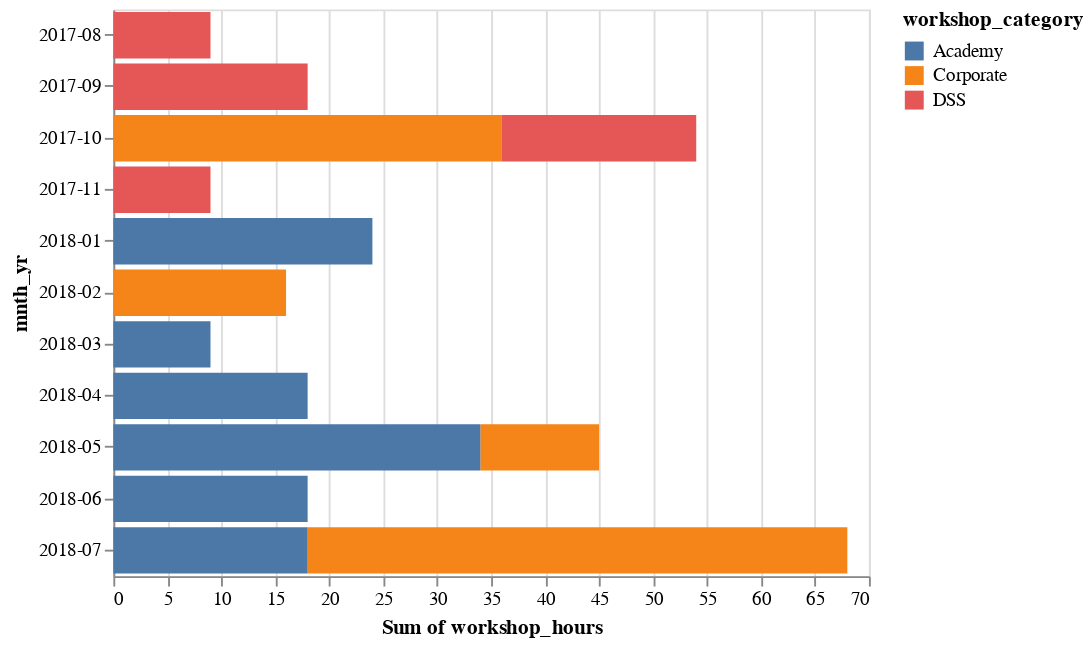

Write notebook code for a chart like this one.
### Code cell
alt.Chart(dat).mark_bar().encode(
    alt.X("sum(workshop_hours)"),
    alt.Y('mnth_yr'),
    alt.Color('workshop_category')
)

### Figure 1 — Vega-Lite specification as saved in the notebook (floating-point values rounded to 4 significant figures)
{"$schema": "https://vega.github.io/schema/vega-lite/v2.6.0.json", "config": {"view": {"height": 300, "width": 400}}, "data": {"name": "data-5a8f6b4b8f1babe2c55ef428a0be29d8"}, "datasets": {"data-5a8f6b4b8f1babe2c55ef428a0be29d8": [{"class_size": 21, "mnth_yr": "2017-08", "workshop_category": "DSS", "workshop_hours": 9}, {"class_size": 30, "mnth_yr": "2017-09", "workshop_category": "DSS", "workshop_hours": 9}, {"class_size": 12, "mnth_yr": "2017-10", "workshop_category": "DSS", "workshop_hours": 9}, {"class_size": 29, "mnth_yr": "2017-10", "workshop_category": "DSS", "workshop_hours": 9}, {"class_size": 5, "mnth_yr": "2017-10", "workshop_category": "Corporate", "workshop_hours": 18}, {"class_size": 7, "mnth_yr": "2017-11", "workshop_category": "DSS", "workshop_hours": 9}, {"class_size": 10, "mnth_yr": "2017-10", "workshop_category": "Corporate", "workshop_hours": 18}, {"class_size": 27, "mnth_yr": "2017-09", "workshop_category": "DSS", "workshop_hours": 9}, {"class_size": 10, "mnth_yr": "2018-02", "workshop_category": "Corporate", "workshop_hours": 16}, {"class_size": 10, "mnth_yr": "2018-05", "workshop_category": "Corporate", "workshop_hours": 11}, {"class_size": 24, "mnth_yr": "2018-01", "workshop_category": "Academy", "workshop_hours": 9}, {"class_size": 24, "mnth_yr": "2018-01", "workshop_category": "Academy", "workshop_hours": 6}, {"class_size": 19, "mnth_yr": "2018-01", "workshop_category": "Academy", "workshop_hours": 9}, {"class_size": 29, "mnth_yr": "2018-05", "workshop_category": "Academy", "workshop_hours": 9}, {"class_size": 17, "mnth_yr": "2018-07", "workshop_category": "Corporate", "workshop_hours": 30}, {"class_size": 15, "mnth_yr": "2018-07", "workshop_category": "Corporate", "workshop_hours": 20}, {"class_size": 30, "mnth_yr": "2018-07", "workshop_category": "Academy", "workshop_hours": 9}, {"class_size": 30, "mnth_yr": "2018-03", "workshop_category": "Academy", "workshop_hours": 9}, {"class_size": 28, "mnth_yr": "2018-04", "workshop_category": "Academy", "workshop_hours": 9}, {"class_size": 28, "mnth_yr": "2018-04", "workshop_category": "Academy", "workshop_hours": 9}, {"class_size": 29, "mnth_yr": "2018-05", "workshop_category": "Academy", "workshop_hours": 9}, {"class_size": 26, "mnth_yr": "2018-06", "workshop_category": "Academy", "workshop_hours": 9}, {"class_size": 23, "mnth_yr": "2018-06", "workshop_category": "Academy", "workshop_hours": 9}, {"class_size": 12, "mnth_yr": "2018-05", "workshop_category": "Academy", "workshop_hours": 16}, {"class_size": 23, "mnth_yr": "2018-07", "workshop_category": "Academy", "workshop_hours": 9}]}, "encoding": {"color": {"field": "workshop_category", "type": "nominal"}, "x": {"aggregate": "sum", "field": "workshop_hours", "type": "quantitative"}, "y": {"field": "mnth_yr", "type": "nominal"}}, "mark": "bar"}
